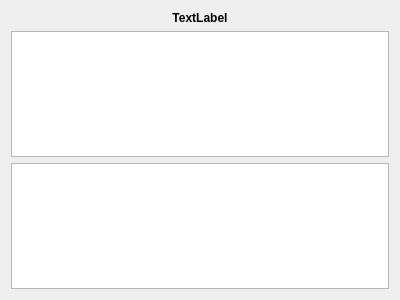
<?xml version="1.0" encoding="UTF-8"?>
<ui version="4.0">
 <class>ClassWidget</class>
 <widget class="QWidget" name="ClassWidget">
  <property name="geometry">
   <rect>
    <x>0</x>
    <y>0</y>
    <width>400</width>
    <height>300</height>
   </rect>
  </property>
  <property name="windowTitle">
   <string>Form</string>
  </property>
  <layout class="QVBoxLayout" name="verticalLayout_2">
   <item>
    <widget class="QLabel" name="lbl_name">
     <property name="font">
      <font>
       <weight>75</weight>
       <bold>true</bold>
      </font>
     </property>
     <property name="text">
      <string>TextLabel</string>
     </property>
     <property name="alignment">
      <set>Qt::AlignCenter</set>
     </property>
    </widget>
   </item>
   <item>
    <widget class="QListWidget" name="lw_attrs"/>
   </item>
   <item>
    <widget class="QListWidget" name="lw_meths"/>
   </item>
  </layout>
 </widget>
 <resources/>
 <connections/>
</ui>
